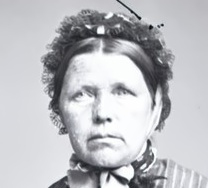
#> input picture _denoised/test.jpg, 208 x 188 px, given in place of 0002-1.jpg, which was not available
$ python denoise.py
#> lines starting #> are read from the running program, lines starting #| are printed output that depends on the picture; after the words box and inside, x2 and y2 are one past the last pixel; in counts of white or black regions, pixels touching at a corner belong together; pictures that were not available may be replaced by others from this repository, and a replacement may not be noted
import cv2
import sys
import argparse
import math
import numpy as np

image_path = '/Volumes/Storage/Documents/hack4dk2016/_processed/0002-1.jpg'
output_dir = '/Volumes/Storage/Documents/hack4dk2016/_denoised/test.jpg'

image = cv2.imread(image_path)
#> image is the input picture: shape (188, 208, 3); mean B, G, R 192.4, 188.2, 187.2
image = cv2.cvtColor(image, cv2.COLOR_BGR2GRAY)
#> image: shape (188, 208)

cv2.imwrite('/Volumes/Storage/Documents/hack4dk2016/_denoised/original.jpg', image)

# Denoising
denoised = cv2.fastNlMeansDenoising(image,50000)

cv2.imwrite('/Volumes/Storage/Documents/hack4dk2016/_denoised/denoised.jpg', denoised)

# Creating the mask to be used
height,width = image.shape
#> height = 188; width = 208
mask = np.zeros((height,width), np.uint8)

a = np.where(image<100)
#> a = 5114 positions, rows 0 to 187, columns 44 to 169

mask[a[0],a[1]] = 255

cv2.imwrite('/Volumes/Storage/Documents/hack4dk2016/_denoised/mask.jpg', mask)
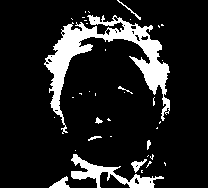
#> saved as mask.jpg: shape (188, 208); 13.1% white; 37 white regions (28 under 20 px), largest, box (x1, y1, x2, y2) and area: (44, 15, 170, 134) 3698, (71, 154, 164, 188) 933, (49, 176, 70, 188) 124

#outside = np.ma.masked_where(mask, image)
average_color = denoised.mean()
#> average_color = 188.2
simpleAverage = image

for i in range(0,np.shape(a)[1]):
    simpleAverage[a[0][i],a[1][i]]= simpleAverage[a[0][i],a[1][i]-10]
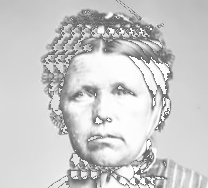
#> simpleAverage: shape (188, 208); min 100, max 255, mean 203.5

cv2.imwrite('/Volumes/Storage/Documents/hack4dk2016/_denoised/simpleAverage.jpg', simpleAverage)

# Using inpainting
bytemask = np.asarray(mask, dtype=np.uint8)
cv2.imwrite('/Volumes/Storage/Documents/hack4dk2016/_denoised/bytemask.jpg', bytemask)

dst = cv2.inpaint(image,bytemask,inpaintRadius=10, flags=cv2.INPAINT_TELEA)
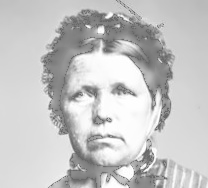
#> dst: shape (188, 208); min 100, max 255, mean 197.4

cv2.imwrite('/Volumes/Storage/Documents/hack4dk2016/_denoised/inpaint.jpg', dst)

dst2 = cv2.inpaint(dst,bytemask,inpaintRadius=10, flags=cv2.INPAINT_TELEA)

cv2.imwrite('/Volumes/Storage/Documents/hack4dk2016/_denoised/inpaint2.jpg', dst2)
